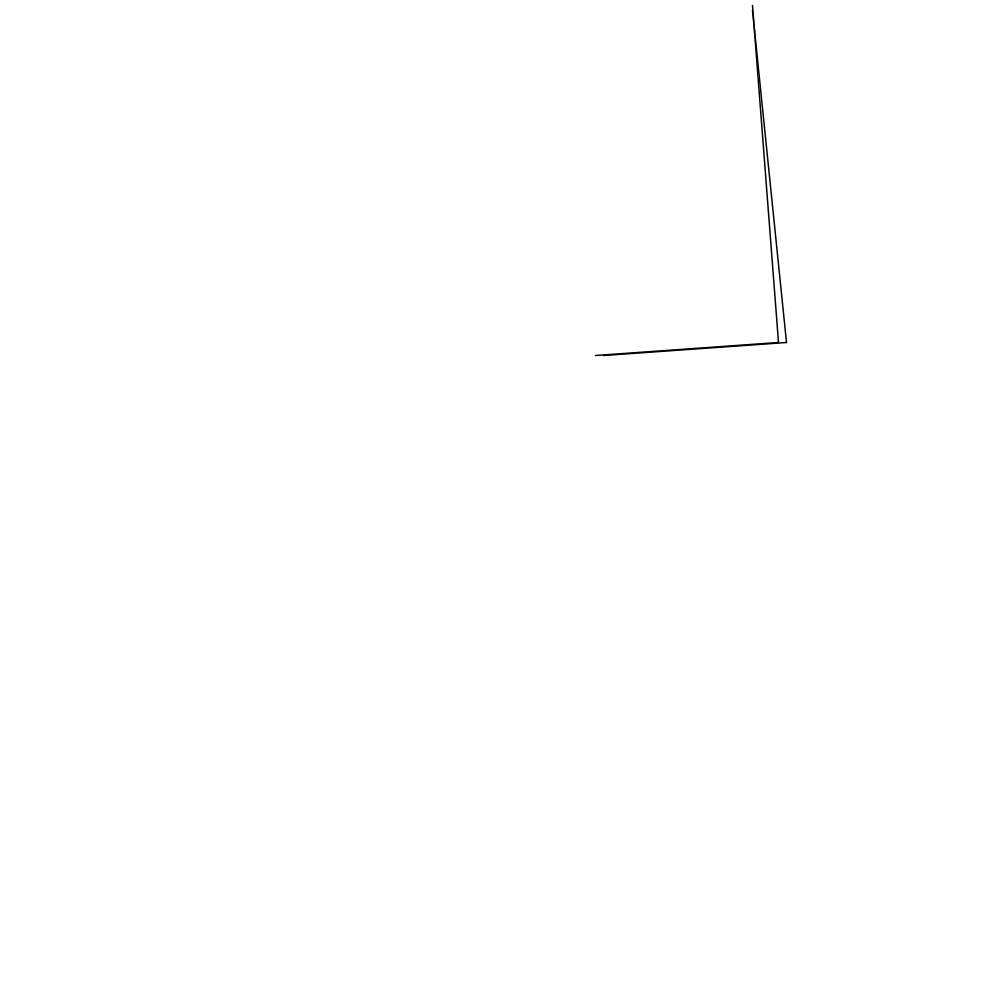
Frame 1 (no input)
Frame 2 (the mouse pressed at the canvas centre, redrawn once): blank canvas, image omitted

The Processing sketch that drew this single still picture (run headless with seeded random() and noise(); the mouse was pressed at the canvas centre and the sketch redrawn once):

// Processing sketch: generative27
// ── generative27.pde
import java.util.UUID;

float WIDTH = 1000;
float HEIGHT = 1000;
int MARGIN = 200;
ArrayList<PVector> aVectors = new ArrayList<PVector>();
ArrayList<PVector> bVectors = new ArrayList<PVector>();
int numVectors = 20;

void setup() {
  size(1000,1000);
  noFill();
  pixelDensity(displayDensity());
  noLoop();
}

void draw() {
  background(255);
  stroke(0,0,0);
  strokeWeight(1.5);
  
  // generate initial aVectors ArrayList:
  
  // generate starting A location
  float x = random(MARGIN, WIDTH-MARGIN);
  float y = random(MARGIN, HEIGHT-MARGIN);
  aVectors.add(new PVector(x,y));
  
  // generate row of vectors based upon the starting point
  for (int i = 0; i < numVectors; i += 1) {
    x += 8;
    aVectors.add(new PVector(x,y));
  }
  
  
  // generate initial bVectors ArrayList:
  
  // generate starting B location
  x = random(MARGIN, WIDTH-MARGIN);
  y = random(MARGIN, HEIGHT-MARGIN);
  bVectors.add(new PVector(x,y));

  // generate row of vectors based upon the starting point
  for (int i = 0; i < numVectors; i += 1) {
    x += 8;
    bVectors.add(new PVector(x,y));
  }
  drawSegment();
  
  buildCircuit();
}

void buildCircuit() {
  float x = 0;
  float y = 0;
  
  // alternate between updating a vectors and b vectors
  //for (int path = 0; path < 10; path++) {
    //if (path % 2 == 0) {
      
      // set new aVector in a specific path relative to the existing bVector
      if (int(random(0,1)) == 0) {
        x = bVectors.get(0).x + random(-50,50);
      }
      else {
        y = bVectors.get(0).y + random(-50,50);
      }
      aVectors.get(0).x = x;
      aVectors.get(0).y = y;
      
      LineSpacing linespacing = new LineSpacing(aVectors.get(0), bVectors.get(0));
      for (int i = 0; i < numVectors; i += 1) {
        print(linespacing.x() + "\n");
        print(linespacing.y() + "\n");
        aVectors.get(i).x = x + (i * linespacing.x());
        aVectors.get(i).y = y + (i * linespacing.y());
      }
      
      drawSegment();
    //} 
    //else {
    //  x = random(MARGIN, WIDTH-MARGIN);
    //  y = random(MARGIN, HEIGHT-MARGIN);
    //  aVectors.get(0).x = x;
    //  aVectors.get(0).y = y;
      
    //  for (int i = 0; i < numVectors; i += 1) {
    //    x += lineSpacing;
    //    aVectors.get(i).x = x;
    //  }
      
    //  drawSegment();
    //}
  //}
}


void drawSegment() {
  print("drew line \n");
  beginShape();

  for (int i =1; i < 3; i++) {
    // draw a line from the nth vector of group a to the nth vector of group b
    line(aVectors.get(i).x, aVectors.get(i).y, bVectors.get(i).x, bVectors.get(i).y);
  }
  
  endShape(); 
}

void mousePressed() {
  if (mouseButton == LEFT) {
    redraw();
  } 
  else if (mouseButton == RIGHT) {
    draw();
  }
}

void keyPressed () {
  if (key == RETURN || key == ENTER) {
    String uuid = UUID.randomUUID().toString();
    save(uuid + ".tif");
  }
}
// ── linespacing.pde
class LineSpacing {
  private float xSpacing;
  private float ySpacing;
  
  public LineSpacing(PVector a, PVector b) {
    this.xSpacing = int(random(0,2))*2-1 * (a.x - b.x) / 100;
    this.ySpacing = int(random(0,2))*2-1 * (a.y - b.y) / 100;
  }  
  
  public float x() {
    return xSpacing;
  }
  
  public float y() {
    return ySpacing;
  }
}
